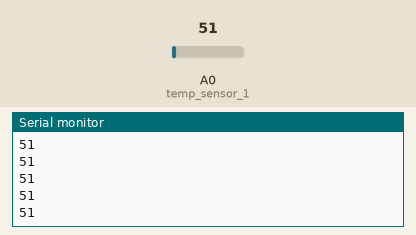
A sketch run on a simulated Arduino Uno, built with avr-gcc and run on an emulated ATmega328P. On the bench: the last lines printed to the serial monitor. The inputs (shaded band) are chosen by the test bench; at power-on: A0 (temp_sensor_1) = 51.

Above: at 1.2 s.
1.3 s: A0 (temp_sensor_1) set to 61
At 1.8 s:
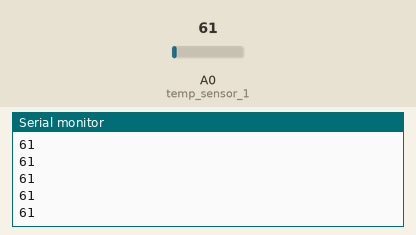
2.8 s: A0 (temp_sensor_1) set to 71
At 3.6 s:
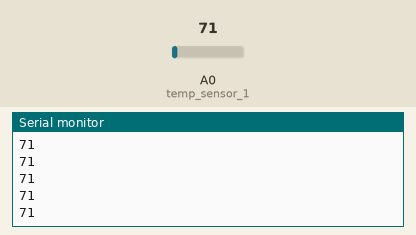
Timing chart, 0 to 5.8 s (numbered marks = the images above; inputs shaded):
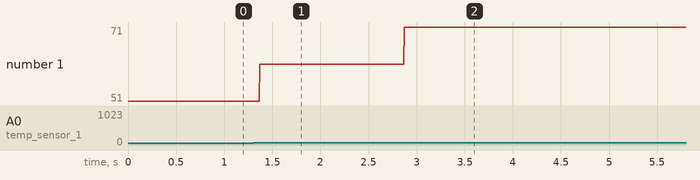

The sketch:

temperature_firmware.ino
```cpp
int temp_sensor_1 = A0;
//int temp_sensor_2 = A1;// potentiometer wiper (middle terminal) connected to analog pin 3
                    // outside leads to ground and +5V
int val1 = 0;  // variable to store the value read
//int val2 = 0;

void setup() {
  Serial.begin(9600);           //  setup serial
  pinMode(temp_sensor_1,INPUT);
//  pinMode(temp_sensor_2,INPUT);
}

void loop() {
  val1 = analogRead(temp_sensor_1);  // read the input pin
//  val2 = analogRead(temp_sensor_2);
  Serial.println(val1);          // debug value
  delay(0.1);
}
```

Measured:
- after the input at 1.3 s, the serial monitor: prints a new line after 0.07 s (image 1)
- after the input at 2.8 s, the serial monitor: prints a new line after 0.07 s (image 2)
- plotted number 1: 51 → 61 after the input at 1.3 s, 61 → 71 after the input at 2.8 s
